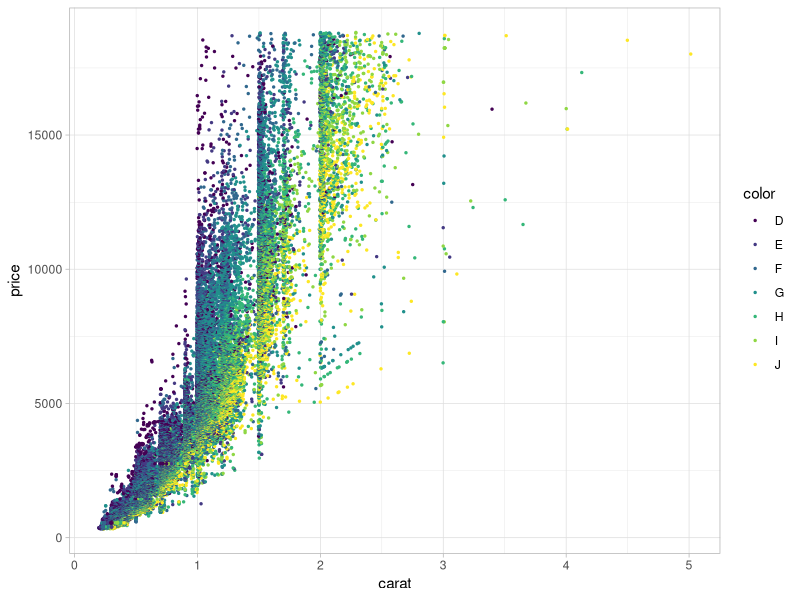
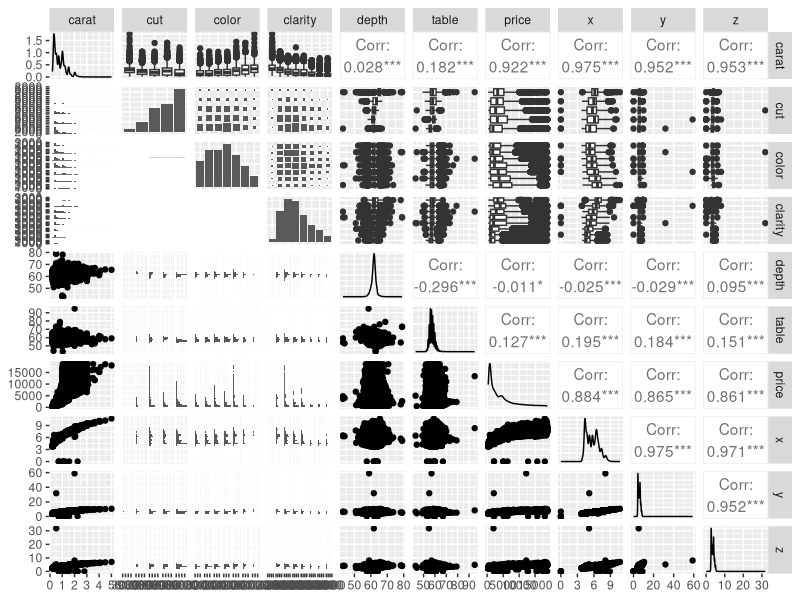
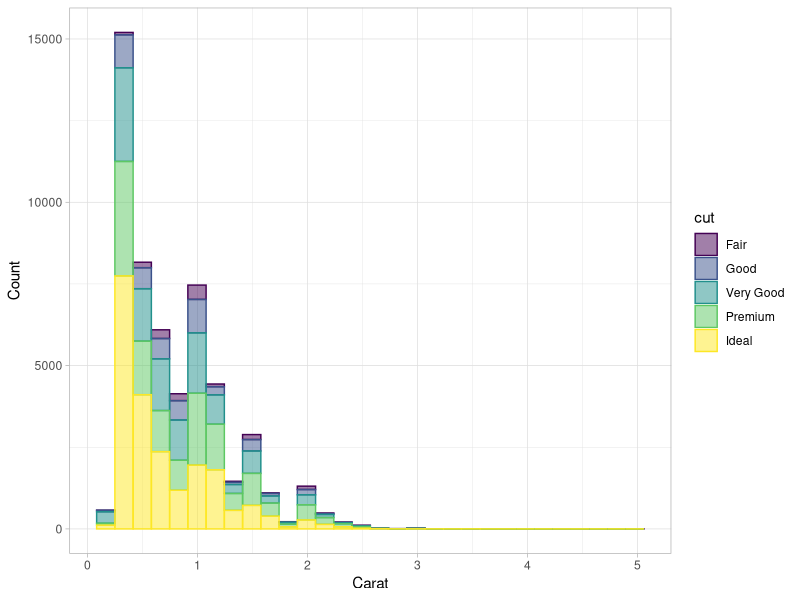

Reproduce these figures in R, in order.
## ---- chunk 1
knitr::opts_chunk$set(echo = TRUE)
## ---- chunk 2
library(tidyverse)
library(skimr)
library(GGally)
## ---- chunk 3
names(diamonds)
dim(diamonds)
summary(diamonds)
head(diamonds)
tail(diamonds)

skimr::skim(diamonds)

ggplot(data = diamonds, aes(x = carat, y = price))+
  geom_jitter(aes(color = color), size = 0.5) +
  theme_light()

GGally::ggpairs(diamonds)

view(diamonds)
## ---- chunk 4
ggplot(data = diamonds, aes(x = carat, color = cut, fill = cut)) +
  geom_histogram(alpha = 0.5) +
  theme_light() +
  labs(x = "Carat", y = "Count")
